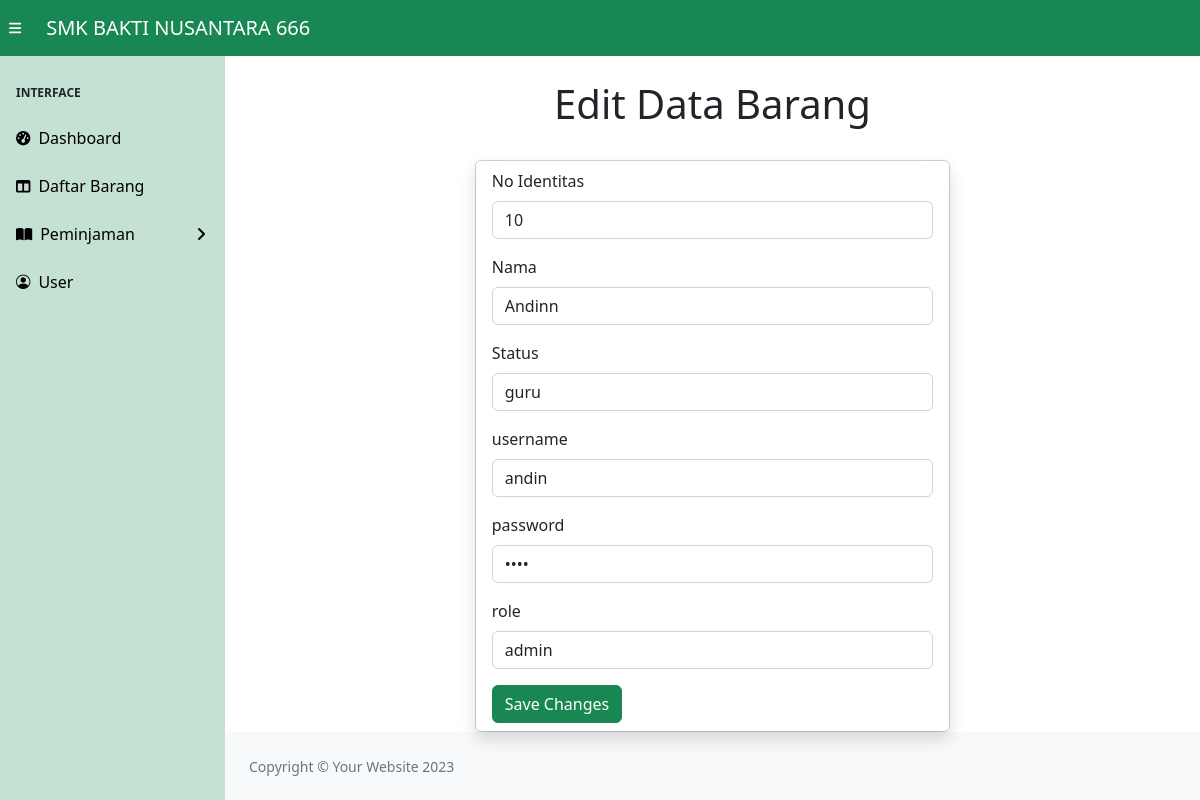
Page /sts_peminjaman/edit_user.php?id=1 on the committed database.
### tables this page shows
CREATE TABLE `user` (
  `id` int(11) NOT NULL,
  `no_identitas` varchar(255) DEFAULT NULL,
  `nama` varchar(255) DEFAULT NULL,
  `status` varchar(255) DEFAULT NULL,
  `username` varchar(255) DEFAULT NULL,
  `password` varchar(255) DEFAULT NULL,
  `role` varchar(255) DEFAULT NULL
);

### sts_peminjaman/database.php (called while the page is built, shortened)
<?php
$connect=mysqli_connect("localhost", "root", "", "projek_peminjaman") or die("Failed to connect to MYSQL: " . mysqli_error($connect));
function Edituser($tablename, $id)
{
    global $connect;
    $hasil=mysqli_query($connect, "SELECT * FROM $tablename WHERE id='$id'");
    return $hasil;
}
?>

### sts_peminjaman/edit_user.php (the view, shortened to what this page needs)
<?php
require_once("database.php");
$data=Edituser("user",$_GET['id']);
?>
<!DOCTYPE html>
<html lang="en">
    <head>
        <link rel="stylesheet" href="https://cdn.jsdelivr.net/npm/bootstrap-icons@1.11.3/font/bootstrap-icons.min.css">
        <link href="https://cdn.jsdelivr.net/npm/simple-datatables@7.1.2/dist/style.min.css" rel="stylesheet" />
        <link href="css/styles.css" rel="stylesheet" />
    </head>
    <body class="sb-nav-fixed">
        <nav class="sb-topnav navbar navbar-expand bg-success">
            <button class="btn btn-link btn-sm order-1 order-lg-0 me-4 me-lg-0" id="sidebarToggle" href="#!" style="color: white"><i class="fas fa-bars"></i></button>
            <a class="navbar-brand ps-3" href="#" style="color:white">SMK BAKTI NUSANTARA 666</a>
            <ul class="navbar-nav ms-auto ms-md-0 me-3 me-lg-4" style="padding-left: 1200px;">
            </ul>
        </nav>
        <div id="layoutSidenav">
            <div id="layoutSidenav_nav">
                <nav class="sb-sidenav accordion bg-success bg-opacity-25" id="sidenavAccordion">
                    <div class="sb-sidenav-menu">
                        <div class="nav">
                            <div class="sb-sidenav-menu-heading">Interface</div>
                            <a class="nav-link text-decoration-none" href="home.php" style="color: black;">
                                <div class="sb-nav-link-icon"><i class="fas fa-tachometer-alt"></i></div>
                                Dashboard
                            </a>
                            <a class="nav-link" href="data_barang.php" style="color: black;">
                                <div class="sb-nav-link-icon"><i class="fas fa-columns"></i></div>
                                Daftar Barang
                            </a>
                            <a class="nav-link collapsed" style="color:black;" href="#" data-bs-toggle="collapse" data-bs-target="#collapsePages" aria-expanded="false" aria-controls="collapsePages">
                                <div class="sb-nav-link-icon"><i class="fas fa-book-open"></i></div>
                                Peminjaman
                                <div class="sb-sidenav-collapse-arrow"><i class="fas fa-angle-down"></i></div>
                            </a>
                            <a class="nav-link" href="data_user.php" style="color: black;">
                                <div class="sb-nav-link-icon"><i class="bi bi-person-circle"></i></div>
                                User
                            </a>
                        </div>
                    </div>
                </nav>
            </div>
            <div id="layoutSidenav_content">
            <h1 class="mt-4"><center>Edit Data Barang</center></h1>
                <br>
                <div class="container">
                <div class="card mx-auto col-lg-6 ">
                    <div class="card-body shadow h-100 py-2">
                    <?php while($user = mysqli_fetch_array($data)) :?>
                    <form action="update_user.php" method="POST">
                    <div class="mb-3">
                        <label form="disabledTextInput" class="form-label">No Identitas</label>
                        <input type="text" id="no_identitas" name="no_identitas" class="form-control" value="<?php echo $user['no_identitas'];?>">
                    </div>
                    <div class="mb-3">
                        <label form="disabledTextInput" class="form-label">Nama</label>
                        <input type="text" id="nama" name="nama" class="form-control" value="<?php echo $user['nama'];?>">
                    </div>
                    <div class="mb-3">
                        <label form="disabledTextInput" class="form-label">Status</label>
                        <input type="text" id="status" name="status" class="form-control" value="<?php echo $user['status'];?>">
                    </div>
                    <div class="mb-3">
                        <label form="disabledTextInput" class="form-label">username</label>
                        <input type="text" id="username" name="username" class="form-control" value="<?php echo $user['username'];?>">
                    </div>
                    <div class="mb-3">
                        <label form="disabledTextInput" class="form-label">password</label>
                        <input type="password" id="password" name="password" class="form-control" value="<?php echo $user['password'];?>">
                    </div>
                    <div class="mb-3">
                        <label form="disabledTextInput" class="form-label">role</label>
                        <input type="text" id="role" name="role" class="form-control" value="<?php echo $user['role'];?>">
                    </div>
                    <button type="submit" class="btn btn-success" value="Update" name="submit">Save Changes</button>
                    <br>
                </form>
                <?php endwhile; ?>
                    </div>
                </div>
                </div>
                <footer class="py-4 mt-auto bg-light">
                    <div class="container-fluid px-4">
                        <div class="d-flex align-items-center justify-content-between small">
                            <div class="text-muted">Copyright &copy; Your Website 2023</div>
                        </div>
                    </div>
                </footer>
            </div>
        </div>
    </body>
</html>

### rows in the picture
user: no_identitas "10", nama "Andinn", status "guru", username "andin", role "admin"
